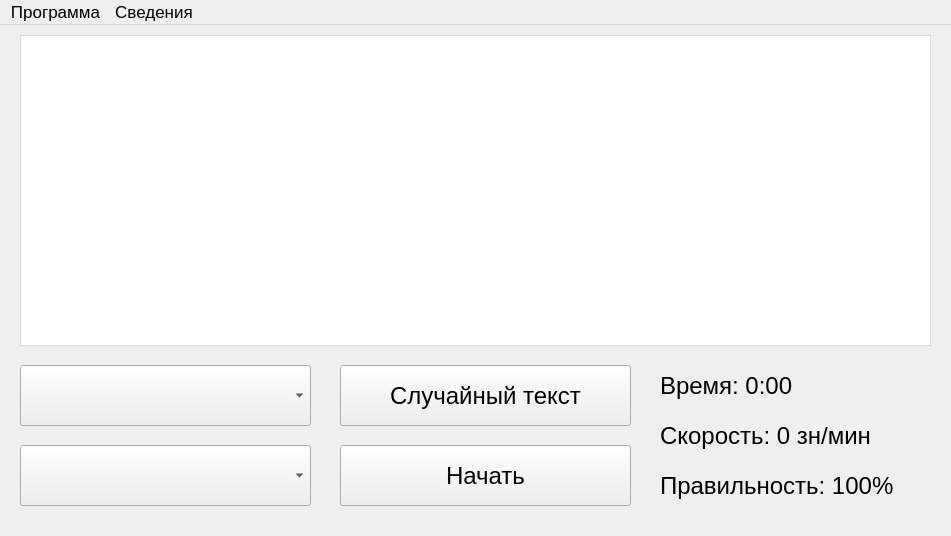
<?xml version="1.0" encoding="UTF-8"?>
<ui version="4.0">
 <class>MainWindow</class>
 <widget class="QMainWindow" name="MainWindow">
  <property name="geometry">
   <rect>
    <x>0</x>
    <y>0</y>
    <width>951</width>
    <height>536</height>
   </rect>
  </property>
  <property name="font">
   <font>
    <pointsize>9</pointsize>
   </font>
  </property>
  <property name="windowTitle">
   <string>Клавиатурный тренажёр</string>
  </property>
  <property name="windowIcon">
   <iconset>
    <normaloff>../../../Desktop/08293126042023_b68857f12d5374604d572de16b1ad8f2f25718e3.png</normaloff>../../../Desktop/08293126042023_b68857f12d5374604d572de16b1ad8f2f25718e3.png</iconset>
  </property>
  <property name="locale">
   <locale language="Russian" country="Belarus"/>
  </property>
  <widget class="QWidget" name="centralwidget">
   <widget class="QTextEdit" name="textEdit">
    <property name="geometry">
     <rect>
      <x>20</x>
      <y>10</y>
      <width>911</width>
      <height>311</height>
     </rect>
    </property>
    <property name="font">
     <font>
      <family>Consolas,monospace</family>
      <pointsize>-1</pointsize>
     </font>
    </property>
    <property name="styleSheet">
     <string notr="true">QTextEdit {
	font-family: Consolas, monospace;
	font-size: 24px;
    border: 1px solid #dcdcdc;
}

QScrollBar:vertical {
    width: 15px; /* Ширина ползунка */
}

QScrollBar::handle:vertical {
    background: #4d90fe; /* Цвет ползунка */
    min-height: 25px; /* Минимальная высота ползунка */
}

QScrollBar::add-line:vertical,
QScrollBar::sub-line:vertical {
    border: none; /* Убираем стрелки у концов ползунка */
}

QScrollBar::add-page:vertical,
QScrollBar::sub-page:vertical {
    background: none; /* Убираем цвет фона у страницы ползунка */
}</string>
    </property>
   </widget>
   <widget class="QPushButton" name="randomText">
    <property name="geometry">
     <rect>
      <x>340</x>
      <y>340</y>
      <width>291</width>
      <height>61</height>
     </rect>
    </property>
    <property name="font">
     <font>
      <pointsize>18</pointsize>
     </font>
    </property>
    <property name="styleSheet">
     <string notr="true"/>
    </property>
    <property name="text">
     <string>Случайный текст</string>
    </property>
    <property name="checkable">
     <bool>false</bool>
    </property>
   </widget>
   <widget class="QPushButton" name="startEndButton">
    <property name="geometry">
     <rect>
      <x>340</x>
      <y>420</y>
      <width>291</width>
      <height>61</height>
     </rect>
    </property>
    <property name="font">
     <font>
      <pointsize>18</pointsize>
     </font>
    </property>
    <property name="styleSheet">
     <string notr="true"/>
    </property>
    <property name="text">
     <string>Начать</string>
    </property>
    <property name="checkable">
     <bool>false</bool>
    </property>
   </widget>
   <widget class="QComboBox" name="textTopic">
    <property name="geometry">
     <rect>
      <x>20</x>
      <y>340</y>
      <width>291</width>
      <height>61</height>
     </rect>
    </property>
    <property name="font">
     <font>
      <pointsize>18</pointsize>
     </font>
    </property>
    <property name="styleSheet">
     <string notr="true"/>
    </property>
   </widget>
   <widget class="QComboBox" name="textComplexity">
    <property name="geometry">
     <rect>
      <x>20</x>
      <y>420</y>
      <width>291</width>
      <height>61</height>
     </rect>
    </property>
    <property name="font">
     <font>
      <pointsize>18</pointsize>
     </font>
    </property>
   </widget>
   <widget class="QLabel" name="timeLabel">
    <property name="geometry">
     <rect>
      <x>660</x>
      <y>340</y>
      <width>191</width>
      <height>41</height>
     </rect>
    </property>
    <property name="font">
     <font>
      <pointsize>18</pointsize>
     </font>
    </property>
    <property name="text">
     <string>Время: 0:00</string>
    </property>
   </widget>
   <widget class="QLabel" name="speedLabel">
    <property name="geometry">
     <rect>
      <x>660</x>
      <y>390</y>
      <width>281</width>
      <height>41</height>
     </rect>
    </property>
    <property name="font">
     <font>
      <pointsize>18</pointsize>
     </font>
    </property>
    <property name="text">
     <string>Скорость: 0 зн/мин</string>
    </property>
   </widget>
   <widget class="QLabel" name="correctnessLabel">
    <property name="geometry">
     <rect>
      <x>660</x>
      <y>440</y>
      <width>291</width>
      <height>41</height>
     </rect>
    </property>
    <property name="font">
     <font>
      <pointsize>18</pointsize>
     </font>
    </property>
    <property name="text">
     <string>Правильность: 100%</string>
    </property>
   </widget>
  </widget>
  <widget class="QMenuBar" name="menuBar">
   <property name="geometry">
    <rect>
     <x>0</x>
     <y>0</y>
     <width>951</width>
     <height>36</height>
    </rect>
   </property>
   <property name="font">
    <font>
     <pointsize>13</pointsize>
    </font>
   </property>
   <widget class="QMenu" name="menu">
    <property name="font">
     <font>
      <pointsize>13</pointsize>
     </font>
    </property>
    <property name="title">
     <string>Сведения</string>
    </property>
    <addaction name="showProgramDetails"/>
    <addaction name="showAuthor"/>
   </widget>
   <widget class="QMenu" name="menu_2">
    <property name="title">
     <string>Программа</string>
    </property>
    <addaction name="resultsAction"/>
    <addaction name="separator"/>
    <addaction name="exitAction"/>
   </widget>
   <addaction name="menu_2"/>
   <addaction name="menu"/>
  </widget>
  <action name="showAuthor">
   <property name="text">
    <string>Об авторе</string>
   </property>
   <property name="font">
    <font>
     <pointsize>13</pointsize>
    </font>
   </property>
  </action>
  <action name="showProgramDetails">
   <property name="text">
    <string>О программе</string>
   </property>
   <property name="font">
    <font>
     <pointsize>13</pointsize>
    </font>
   </property>
  </action>
  <action name="resultsAction">
   <property name="text">
    <string>Результаты</string>
   </property>
   <property name="font">
    <font>
     <pointsize>13</pointsize>
    </font>
   </property>
  </action>
  <action name="exitAction">
   <property name="text">
    <string>Выход</string>
   </property>
   <property name="font">
    <font>
     <pointsize>13</pointsize>
    </font>
   </property>
  </action>
 </widget>
 <resources/>
 <connections/>
</ui>
